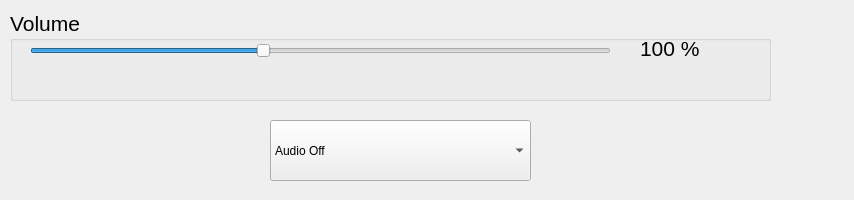
<?xml version="1.0" encoding="UTF-8"?>
<ui version="4.0">
 <class>AudioSettingsClass</class>
 <widget class="QWidget" name="AudioSettingsClass">
  <property name="enabled">
   <bool>true</bool>
  </property>
  <property name="geometry">
   <rect>
    <x>0</x>
    <y>0</y>
    <width>854</width>
    <height>200</height>
   </rect>
  </property>
  <property name="contextMenuPolicy">
   <enum>Qt::DefaultContextMenu</enum>
  </property>
  <property name="windowTitle">
   <string>AudioSettings</string>
  </property>
  <property name="styleSheet">
   <string notr="true"/>
  </property>
  <widget class="QLabel" name="Audiolabel">
   <property name="geometry">
    <rect>
     <x>0</x>
     <y>0</y>
     <width>854</width>
     <height>150</height>
    </rect>
   </property>
   <property name="styleSheet">
    <string notr="true"/>
   </property>
   <property name="text">
    <string/>
   </property>
  </widget>
  <widget class="QComboBox" name="AudioOnOffBox">
   <property name="geometry">
    <rect>
     <x>270</x>
     <y>120</y>
     <width>261</width>
     <height>61</height>
    </rect>
   </property>
   <item>
    <property name="text">
     <string>Audio Off</string>
    </property>
   </item>
   <item>
    <property name="text">
     <string>Audio On</string>
    </property>
   </item>
  </widget>
  <widget class="QGroupBox" name="volume">
   <property name="geometry">
    <rect>
     <x>10</x>
     <y>10</y>
     <width>761</width>
     <height>91</height>
    </rect>
   </property>
   <property name="font">
    <font>
     <pointsize>16</pointsize>
    </font>
   </property>
   <property name="title">
    <string>Volume</string>
   </property>
   <widget class="QSlider" name="volumeSlider">
    <property name="geometry">
     <rect>
      <x>20</x>
      <y>20</y>
      <width>581</width>
      <height>41</height>
     </rect>
    </property>
    <property name="maximum">
     <number>10</number>
    </property>
    <property name="pageStep">
     <number>1</number>
    </property>
    <property name="value">
     <number>4</number>
    </property>
    <property name="sliderPosition">
     <number>4</number>
    </property>
    <property name="orientation">
     <enum>Qt::Horizontal</enum>
    </property>
   </widget>
   <widget class="QLabel" name="volumeLabel">
    <property name="geometry">
     <rect>
      <x>630</x>
      <y>20</y>
      <width>61</width>
      <height>37</height>
     </rect>
    </property>
    <property name="sizePolicy">
     <sizepolicy hsizetype="Fixed" vsizetype="Preferred">
      <horstretch>0</horstretch>
      <verstretch>0</verstretch>
     </sizepolicy>
    </property>
    <property name="minimumSize">
     <size>
      <width>35</width>
      <height>0</height>
     </size>
    </property>
    <property name="font">
     <font>
      <pointsize>16</pointsize>
     </font>
    </property>
    <property name="text">
     <string>100 %</string>
    </property>
   </widget>
  </widget>
 </widget>
 <layoutdefault spacing="6" margin="11"/>
 <resources/>
 <connections/>
</ui>
